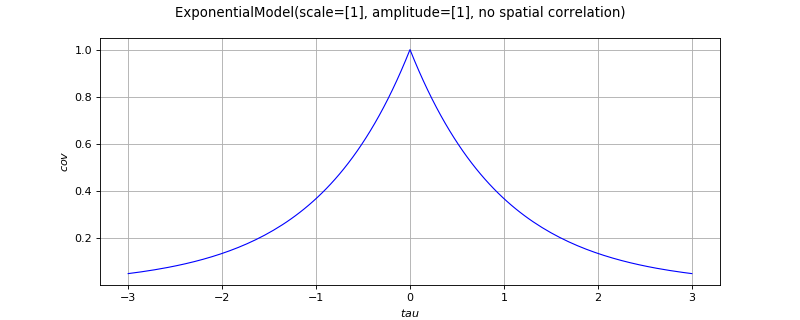

Here is the Python script that generated this plot:
import openturns as ot
from matplotlib import pyplot as plt
from openturns.viewer import View
covarianceModel = ot.ExponentialModel()
if covarianceModel.getSpatialDimension() == 1:
    scale = covarianceModel.getScale()[0]
    if covarianceModel.isStationary():
        def f(x):
            return [covarianceModel(x)[0, 0]]
        func = ot.PythonFunction(1,1,f)
        func.setDescription(['$tau$', '$cov$'])
        cov_graph = func.draw(-3.0 * scale, 3.0 * scale, 129)
        fig = plt.figure(figsize=(10, 4))
        plt.suptitle(str(covarianceModel))
        cov_axis = fig.add_subplot(111)
        View(cov_graph, figure=fig, axes=[cov_axis], add_legend=False)
    else:
        def f(x):
            return [covarianceModel([x[0]], [x[1]])[0, 0]]
        func = ot.PythonFunction(2,1,f)
        func.setDescription(['$s$', '$t$', '$cov$'])
        cov_graph = func.draw([-3.0 * scale]*2, [3.0 * scale]*2, [129]*2)
        fig = plt.figure(figsize=(10, 4))
        plt.suptitle(str(covarianceModel))
        cov_axis = fig.add_subplot(111)
        View(cov_graph, figure=fig, axes=[cov_axis], add_legend=False)
